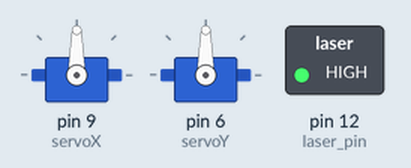
The sketch below on a simulated Arduino Uno, built with avr-gcc and run on an emulated ATmega328P. On the bench: 2 × servo, switched loads named in the sketch (green lamp = pin HIGH). What the sketch prints to the serial monitor is not drawn.

Above: at 0.1 s.
Timing chart, 0 to 1.6 s (numbered marks = the images above):
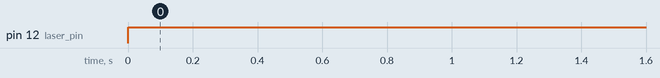

The sketch:

pointer.pde
```cpp
// Laser Testing
// by M@ <http://mampersat.com>
// Testing my laser pointer

#include <Servo.h>
#include <stdarg.h>

const int laser_pin = 12;

int _x = 90;
int _y = 90;

int ulx = 57; int uly=56;
int urx = 93; int ury=69;
int llx = 55; int lly = 105;
int lrx = 94; int lry = 95;

Servo servoX; Servo servoY;

void setup() {
  pinMode(12, OUTPUT);
  servoX.attach(9);
  servoY.attach(6);

  Serial.begin(9600);
  Serial.println("Running");
}

/*************************************************/
void loop() {
  listenAndGo();
  //blinkCorners();

}

void listenAndGo() {
  laser_on();
  int b = Serial.read();

  if (b==0)
  {
    int r = -1;
    while (r == -1)
    {
      r = Serial.read();
    }
    servoX.write(r);

    r = -1;
    while (r == -1)
    {
      r = Serial.read();
    }
    servoY.write(r);

  }
}
void blinkSpeedUp() {
  float i = 1000;

  while (i>10)
  {
    laser_on();
    delay(i);
    laser_off();
    delay(i);
    i = i /1.3;
  }
}

void startupBlink() {
  servoX.write(90);
  servoY.write(90);

  for (int i = 0; i<5; ++i)
  {
    laser_on();
    delay(500);
    laser_off();
    delay(500);
  }
}

void trim(){
  int b;
  b = Serial.read();

  switch(b)
  {
    // S, R,
    case 'w': gotoBlink(ulx, uly); Serial.println("upper left locate"); break;
    case 'q': ulx--; Serial.println("upper left left"); break;
    case '2': uly--; Serial.println("upper left up"); break;
    case 's': uly++; Serial.println("upper left down"); break;
    case 'e': ulx++; Serial.println("upper left right"); break;

    case 't': gotoBlink(urx, ury); Serial.println("upper left locate"); break;
    case 'r': urx--; Serial.println("upper right left"); break;
    case '5': ury--; Serial.println("upper right up"); break;
    case 'g': ury++; Serial.println("upper right down"); break;
    case 'y': urx++; Serial.println("upper right right"); break;

    case 'i': gotoBlink(lrx, lry); Serial.println("upper left locate"); break;
    case 'u': lrx--; Serial.println("lower right left"); break;
    case '8': lry--; Serial.println("lower right up"); break;
    case 'k': lry++; Serial.println("lower right down"); break;
    case 'o': lrx++; Serial.println("lower right right"); break;

    case '[': gotoBlink(llx, lly); Serial.println("upper left locate"); break;
    case 'p': llx--; Serial.println("lower left left"); break;
    case '-': lly--; Serial.println("lower left up"); break;
    case '\'': lly++; Serial.println("lower left down"); break;
    case ']': llx++; Serial.println("lower left right"); break;

    case 'a':
      Serial.println( "UL= " + String(ulx) + "," + String(uly) );
      Serial.println( "UR= " + String(urx) + "," + String(ury) );
      Serial.println( "LL= " + String(llx) + "," + String(lly) );
      Serial.println( "LR= " + String(lrx) + "," + String(lry) );
      break;

  }

}

void trimCorners() {
  sweepTo(ulx, uly);
  sweepTo(urx, ury);
  sweepTo(lrx, lry);
  sweepTo(llx, lly);
}

void blinkCorners() {
  gotoBlink(ulx, uly);
  gotoBlink(urx, ury);
  gotoBlink(lrx, lry);
  gotoBlink(llx, lly);
}

void sweepTo(int x, int y)
{
  sweepTo(x,y,25);
}

void sweepTo(int x, int y, int d)
{

  float steps = max( abs(_x -x), abs(_y -y));

  float xd = (x - _x)/ steps;
  float yd = (y - _y)/ steps;

  laser_on();
  for (int i = 0; i <= steps; ++i)
  {
    servoX.write(_x + xd*i);
    servoY.write(_y + yd*i);
    delay(d);
    trim();
  }

  _x = x;  _y = y;
}


void gotoBlink()
{
  gotoBlink(_x, _y);
}

void gotoBlink(int x, int y)
{

  _x = x; _y = y;
  servoX.write(_x);
  servoY.write(_y);
  delay(100);
  laser_on();
  delay(1500);
  laser_off();
  trim();

}
void laser_on() {

  digitalWrite(laser_pin, HIGH);
}

void laser_off() {

  digitalWrite(laser_pin, LOW);
}

/**** others code */
void p(char *fmt, ... ){
        char tmp[128]; // resulting string limited to 128 chars
        va_list args;
        va_start (args, fmt );
        vsnprintf(tmp, 128, fmt, args);
        va_end (args);
        Serial.print(tmp);
}
```

Measured:
- by itself, pin 12 (laser_pin): LOW → HIGH at 0.00 s
